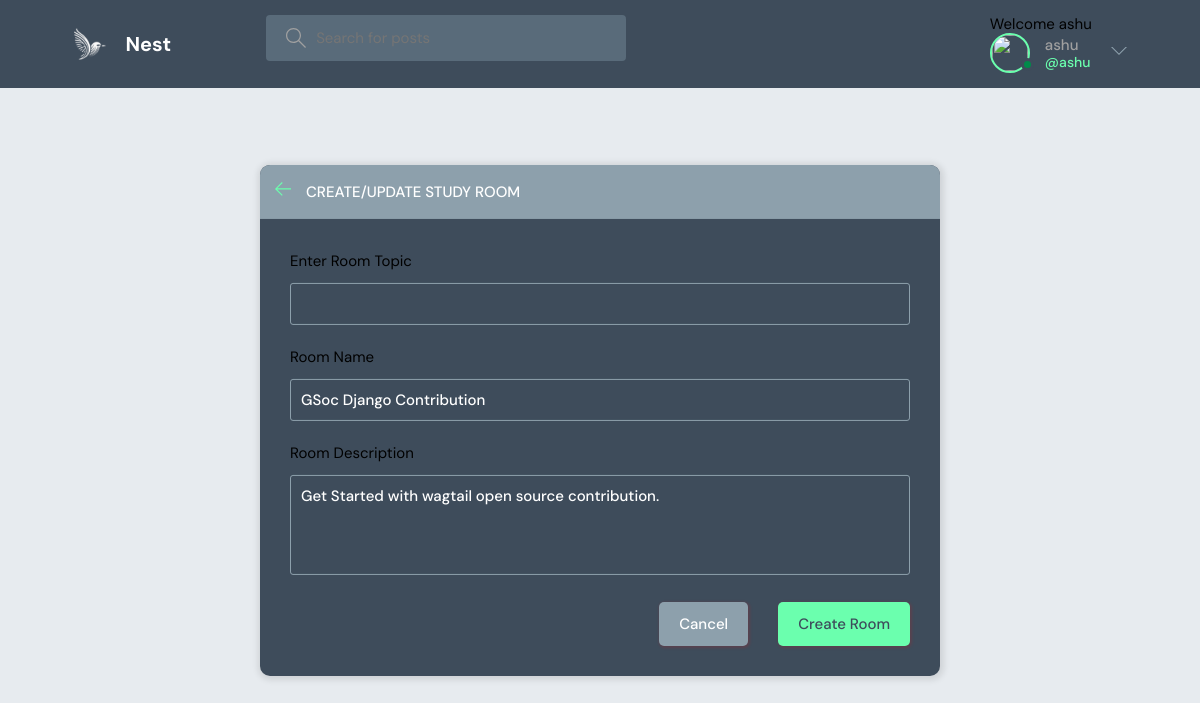
/update-nest/19/ (signed in), run on the app's committed database.
### LearnNest/models.py (models this page shows, shortened)
class Nest(models.Model):
    host = models.ForeignKey(User, on_delete=models.SET_NULL, null=True)
    topic = models.ForeignKey(Topic, on_delete=models.SET_NULL, null=True)
    name = models.CharField(max_length=200)
    participants = models.ManyToManyField(User, related_name='participants',blank=True)
    description = models.TextField(null=True, blank=True)
    updated = models.DateTimeField(auto_now=True)
    created = models.DateTimeField(auto_now_add=True)
    class Meta:
        ordering = ['-updated', '-created']

### LearnNest/views.py (the view, shortened to what this page needs)
# urls.py: path('update-nest/<str:pk>/',views.updateNest,name='update-nest'),
@login_required(login_url='login')
def updateNest(request, pk):
    nest = Nest.objects.get(id=pk)
    form = NestForm(instance=nest)
    topics = Topic.objects.all()
    context = {'form': form,'topics': topics}
    return render(request, 'LearnNest/nest_form.html', context)

### LearnNest/forms.py
class NestForm(ModelForm):
    class Meta:
        model = Nest
        fields = '__all__'
        exclude = ['host','participants']

### LearnNest/templates/LearnNest/nest_form.html (shortened to what this page needs)
{% extends 'main.html' %}
{% load static %}
{% block content %}
  <main class="create-room layout">
    <div class="container">
      <div class="layout__box">
        <div class="layout__boxHeader">
          <div class="layout__boxTitle">
            <a href="{% url 'home' %}">
              <svg version="1.1" xmlns="http://www.w3.org/2000/svg" width="32" height="32" viewBox="0 0 32 32">
                <title>arrow-left</title>
                <path
                  d="M13.723 2.286l-13.723 13.714 13.719 13.714 1.616-1.611-10.96-10.96h27.625v-2.286h-27.625l10.965-10.965-1.616-1.607z">
                </path>
              </svg>
            </a>
            <h3>Create/Update Study Room</h3>
          </div>
        </div>
        <div class="layout__body">
          <form class="form" action="#" method="post" >
            <div class="form__group">
              <label for="room_topic">Enter Room Topic</label>
              <input required type="text" value="{{nest.topic.name}}" name="topic" list="topic-list" />
            </div>
            <div class="form__group">
              <label for="room_name">Room Name</label>
              {{form.name}}
            </div>
            <div class="form__group">
              <label for="room_description">Room Description</label>
              {{form.description}}
            </div>
            <div class="form__action">
              <a class="btn btn--dark" href="{% url 'home' %}">Cancel</a>
              <button class="btn btn--main" type="submit">Create Room</button>
            </div>
          </form>
        </div>
      </div>
    </div>
  </main>
{% endblock content %}

### templates/nav.html (shortened to what this page needs)
{% load static %}
<header class="header header--loggedIn">
    <div class="container">
        <a href="{% url 'home' %}" class="header__logo">
            <img src="{% static 'images/nesting.svg' %}" />
            <h1>Nest</h1>
        </a>
        <form class="header__search" method="GET" action="{% url 'home' %}">
            <label>
                <input name="q" placeholder="Search for posts" />
            </label>
        </form>
        <nav class="header__menu">
            {% if request.user.is_authenticated %}
            <p> Welcome {{ request.user }}</p>
            <div class="header__user">
                <a href="">
                    <div class="avatar avatar--medium active">
                        <img src="{{request.user.avatar.url}}" />
                    </div>
                    <p>{{request.user.username}} <span>@{{request.user.username}}</span></p>
                </a>
                <button class="dropdown-button">
                    <svg version="1.1" xmlns="http://www.w3.org/2000/svg" width="32" height="32" viewBox="0 0 32 32">
                        <title>chevron-down</title>
                        <path d="M16 21l-13-13h-3l16 16 16-16h-3l-13 13z"></path>
                    </svg>
                </button>
            </div>
                {% endif %}
        </nav>
    </div>
</header>

### data on the page
Nest: name "GSoc Django Contribution", description "Get Started with wagtail open source contribution."

### other printed values
{{ request.user }} "ashu"
{{ request.user.username }} "ashu"
